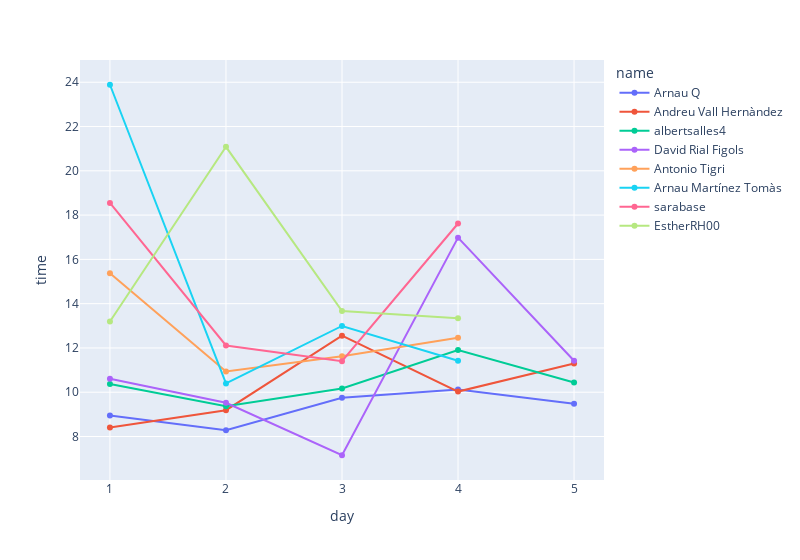

Notebook code for this chart:
### Code cell
import plotly.express as px

plt.figure(figsize=(4,4))

fig = px.line(times, x='day', y='time', line_group='name', color='name', markers=True, width=800)
fig.update_yaxes(dtick=2)
fig.update_xaxes(dtick=1)

fig.show()

### Figure 1 — Plotly figure (JSON) as saved in the notebook; plotly's stock layout.template omitted (floating-point values rounded to 4 significant figures)
{"data": [{"hovertemplate": "name=Arnau Q<br>day=%{x}<br>time=%{y}<extra></extra>", "legendgroup": "Arnau Q", "line": {"color": "#636efa", "dash": "solid"}, "marker": {"symbol": "circle"}, "mode": "lines+markers", "name": "Arnau Q", "orientation": "v", "showlegend": true, "type": "scatter", "x": [1, 2, 3, 4, 5], "xaxis": "x", "y": [8.947, 8.284, 9.747, 10.12, 9.482], "yaxis": "y"}, {"hovertemplate": "name=Andreu Vall Hernàndez<br>day=%{x}<br>time=%{y}<extra></extra>", "legendgroup": "Andreu Vall Hernàndez", "line": {"color": "#EF553B", "dash": "solid"}, "marker": {"symbol": "circle"}, "mode": "lines+markers", "name": "Andreu Vall Hernàndez", "orientation": "v", "showlegend": true, "type": "scatter", "x": [1, 2, 3, 4, 5], "xaxis": "x", "y": [8.408, 9.188, 12.55, 10.03, 11.3], "yaxis": "y"}, {"hovertemplate": "name=albertsalles4<br>day=%{x}<br>time=%{y}<extra></extra>", "legendgroup": "albertsalles4", "line": {"color": "#00cc96", "dash": "solid"}, "marker": {"symbol": "circle"}, "mode": "lines+markers", "name": "albertsalles4", "orientation": "v", "showlegend": true, "type": "scatter", "x": [1, 2, 3, 4, 5], "xaxis": "x", "y": [10.37, 9.364, 10.17, 11.9, 10.44], "yaxis": "y"}, {"hovertemplate": "name=David Rial Figols<br>day=%{x}<br>time=%{y}<extra></extra>", "legendgroup": "David Rial Figols", "line": {"color": "#ab63fa", "dash": "solid"}, "marker": {"symbol": "circle"}, "mode": "lines+markers", "name": "David Rial Figols", "orientation": "v", "showlegend": true, "type": "scatter", "x": [1, 2, 3, 4, 5], "xaxis": "x", "y": [10.61, 9.525, 7.153, 16.98, 11.42], "yaxis": "y"}, {"hovertemplate": "name=Antonio Tigri<br>day=%{x}<br>time=%{y}<extra></extra>", "legendgroup": "Antonio Tigri", "line": {"color": "#FFA15A", "dash": "solid"}, "marker": {"symbol": "circle"}, "mode": "lines+markers", "name": "Antonio Tigri", "orientation": "v", "showlegend": true, "type": "scatter", "x": [1, 2, 3, 4], "xaxis": "x", "y": [15.38, 10.94, 11.63, 12.46], "yaxis": "y"}, {"hovertemplate": "name=Arnau Martínez Tomàs<br>day=%{x}<br>time=%{y}<extra></extra>", "legendgroup": "Arnau Martínez Tomàs", "line": {"color": "#19d3f3", "dash": "solid"}, "marker": {"symbol": "circle"}, "mode": "lines+markers", "name": "Arnau Martínez Tomàs", "orientation": "v", "showlegend": true, "type": "scatter", "x": [1, 2, 3, 4], "xaxis": "x", "y": [23.89, 10.4, 12.99, 11.42], "yaxis": "y"}, {"hovertemplate": "name=sarabase<br>day=%{x}<br>time=%{y}<extra></extra>", "legendgroup": "sarabase", "line": {"color": "#FF6692", "dash": "solid"}, "marker": {"symbol": "circle"}, "mode": "lines+markers", "name": "sarabase", "orientation": "v", "showlegend": true, "type": "scatter", "x": [1, 2, 3, 4], "xaxis": "x", "y": [18.55, 12.11, 11.4, 17.62], "yaxis": "y"}, {"hovertemplate": "name=EstherRH00<br>day=%{x}<br>time=%{y}<extra></extra>", "legendgroup": "EstherRH00", "line": {"color": "#B6E880", "dash": "solid"}, "marker": {"symbol": "circle"}, "mode": "lines+markers", "name": "EstherRH00", "orientation": "v", "showlegend": true, "type": "scatter", "x": [1, 2, 3, 4], "xaxis": "x", "y": [13.19, 21.08, 13.67, 13.34], "yaxis": "y"}], "layout": {"legend": {"title": {"text": "name"}, "tracegroupgap": 0}, "margin": {"t": 60}, "width": 800, "xaxis": {"anchor": "y", "domain": [0, 1], "dtick": 1, "title": {"text": "day"}}, "yaxis": {"anchor": "x", "domain": [0, 1], "dtick": 2, "title": {"text": "time"}}}}
